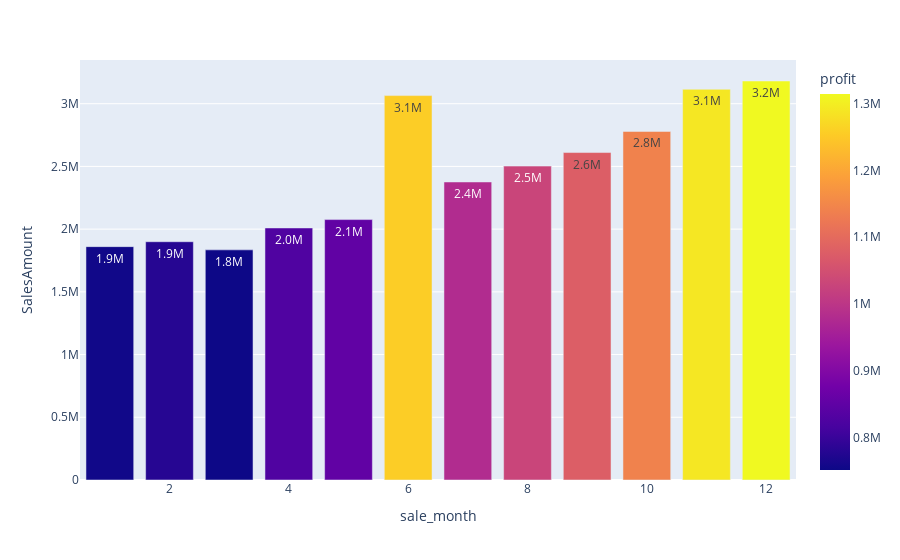

This figure's notebook cell:
### Markdown cell above
- The average order has a gap of 7 days between the day the order is ready for export from the factory and the date it was shipped
- Management must work to reduce this gap toward 3 days.

### Code cell
### What was the best month for sales? How much was earned that month ?

# Ensure you only sum numeric columns, explicitly selecting them
month_sales = df.groupby('sale_month')[['SalesAmount', 'profit']].sum()

# Reset the index to turn 'sale_month' back into a column
month_sales.reset_index(inplace=True)

# Plot the bar chart
fig = px.bar(
    month_sales, 
    x='sale_month', 
    y='SalesAmount', 
    text_auto='.2s',
    hover_data=['sale_month', 'SalesAmount'], 
    color='profit',
    height=400
)

fig.show()

### Figure 1 — Plotly figure (JSON) as saved in the notebook; plotly's stock layout.template omitted (floating-point values rounded to 4 significant figures)
{"data": [{"alignmentgroup": "True", "hovertemplate": "sale_month=%{x}<br>SalesAmount=%{y}<br>profit=%{marker.color}<extra></extra>", "legendgroup": "", "marker": {"color": [755100.0, 778700.0, 751200.0, 827400.0, 851900.0, 1256000.0, 979000.0, 1030000.0, 1076000.0, 1142000.0, 1291000.0, 1314000.0], "coloraxis": "coloraxis", "pattern": {"shape": ""}}, "name": "", "offsetgroup": "", "orientation": "v", "showlegend": false, "textposition": "auto", "texttemplate": "%{y:.2s}", "type": "bar", "x": [1, 2, 3, 4, 5, 6, 7, 8, 9, 10, 11, 12], "xaxis": "x", "y": [1860000.0, 1900000.0, 1835000.0, 2009000.0, 2076000.0, 3065000.0, 2376000.0, 2502000.0, 2611000.0, 2779000.0, 3115000.0, 3181000.0], "yaxis": "y"}], "layout": {"autosize": true, "barmode": "relative", "coloraxis": {"colorbar": {"title": {"text": "profit"}}, "colorscale": [[0, "#0d0887"], [0.1111, "#46039f"], [0.2222, "#7201a8"], [0.3333, "#9c179e"], [0.4444, "#bd3786"], [0.5556, "#d8576b"], [0.6667, "#ed7953"], [0.7778, "#fb9f3a"], [0.8889, "#fdca26"], [1, "#f0f921"]]}, "legend": {"tracegroupgap": 0}, "margin": {"t": 60}, "xaxis": {"anchor": "y", "autorange": true, "domain": [0, 1], "range": [0.5, 12.5], "title": {"text": "sale_month"}, "type": "linear"}, "yaxis": {"anchor": "x", "autorange": true, "domain": [0, 1], "range": [0, 3348000.0], "title": {"text": "SalesAmount"}, "type": "linear"}}}
